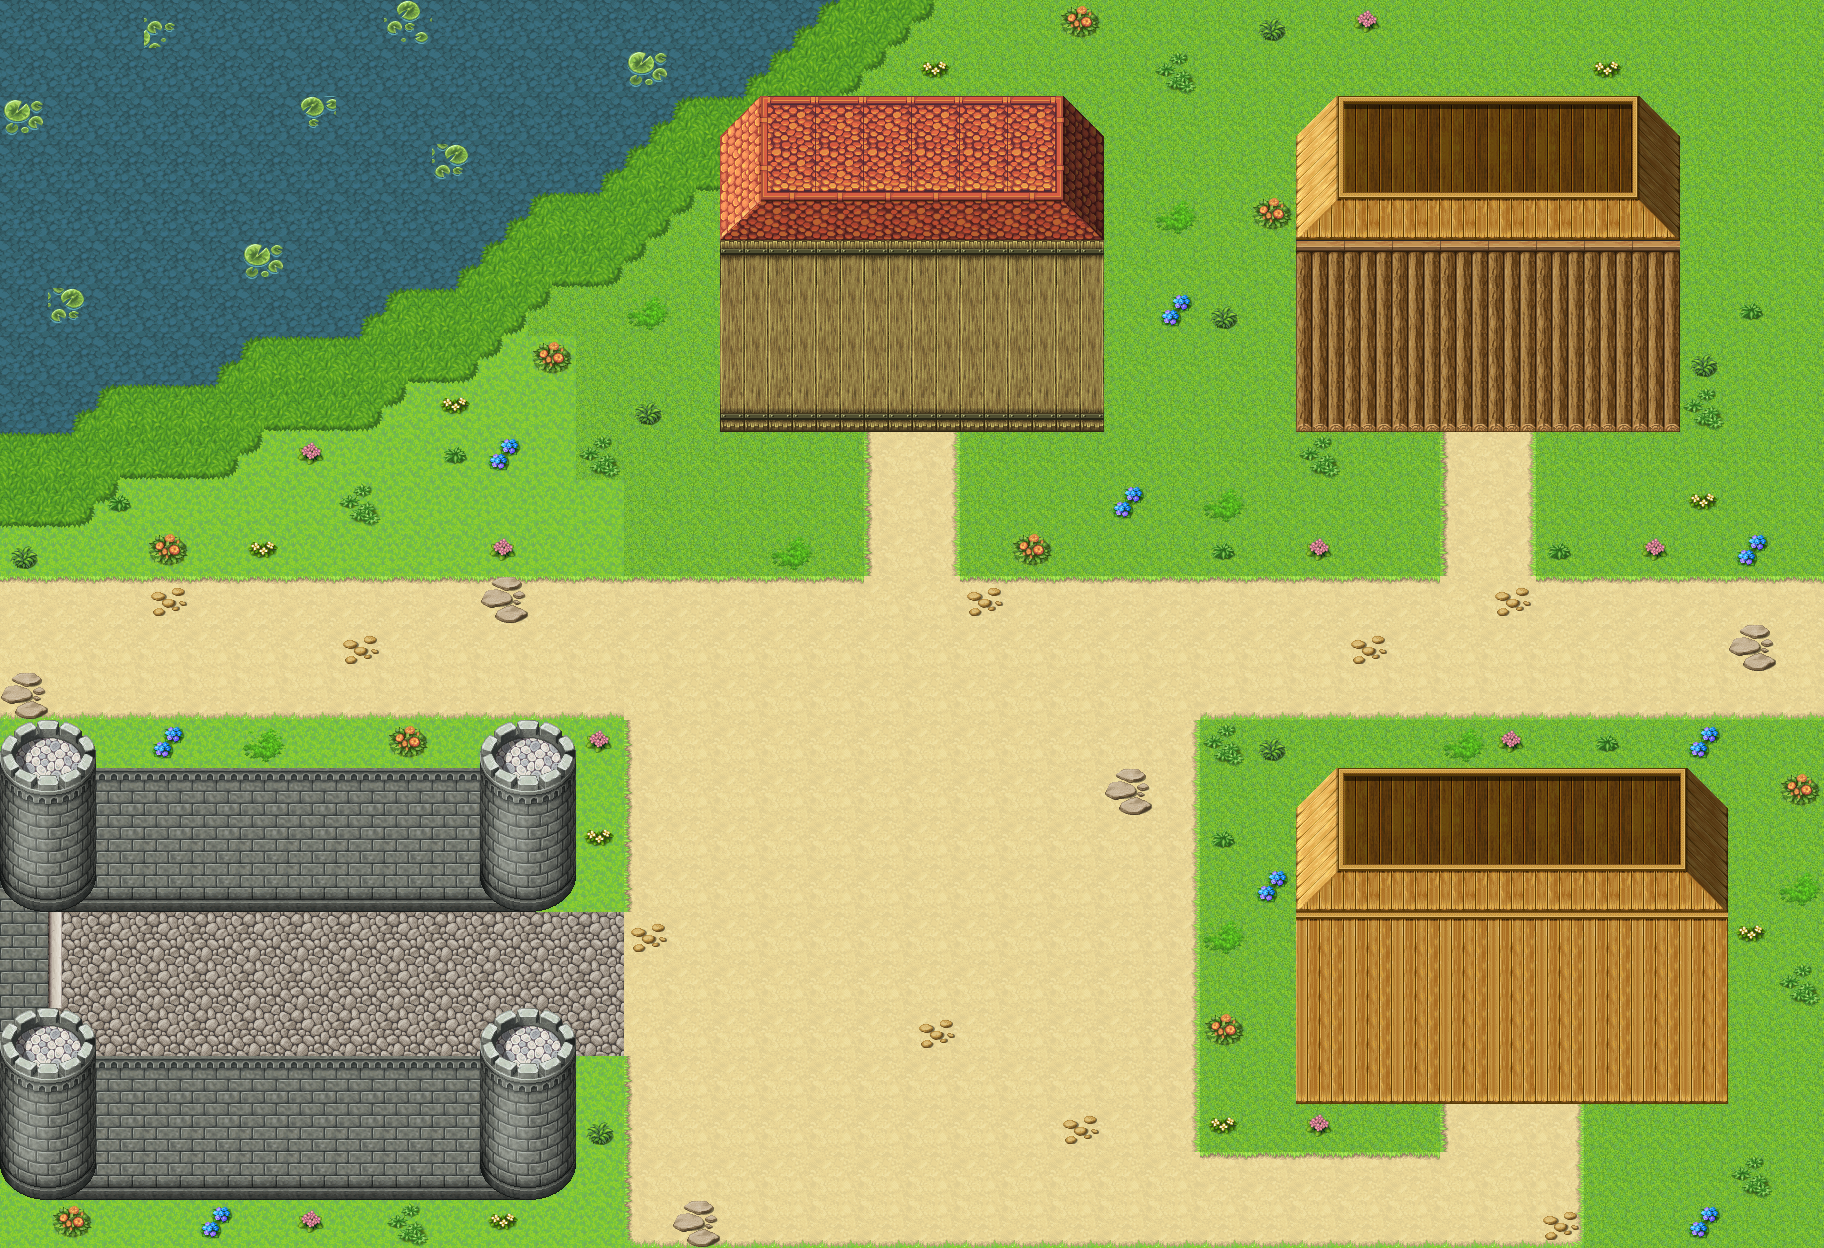

This is a level from a 2D game, rendered from its Tiled map with the project's own tilesets. A one-line summary and the map file follow, with tile-layer data summarised:
An orthogonal 38x26 tile map with 48x48 px tiles, 3 tile layers (background, decoration_v2, decoration), 9 tilesets and 319 objects (6x player_spawn, 5x level_trigger).

<map version="1.10" tiledversion="1.12.2" orientation="orthogonal" renderorder="right-down" width="38" height="26" tilewidth="48" tileheight="48" infinite="0" nextlayerid="9" nextobjectid="508">
 <properties>
  <property name="level_type" value="outdoor" />
 </properties>
 <tileset firstgid="1" source="tilesets/Outside_A5.tsx" />
 <tileset firstgid="129" source="tilesets/Outside_A1.tsx" />
 <tileset firstgid="353" source="tilesets/Outside_A2.tsx" />
 <tileset firstgid="577" source="tilesets/Outside_A3.tsx" />
 <tileset firstgid="769" source="tilesets/Outside_C.tsx" />
 <tileset firstgid="1025" source="tilesets/Outside_A4.tsx" />
 <tileset firstgid="1297" source="tilesets/Inside_C.tsx" />
 <tileset firstgid="1569" source="tilesets/Outside_B.tsx" />
 <tileset firstgid="1825" source="tilesets/Inside_B.tsx" />
 <layer id="1" name="background" width="38" height="26">
  <data>[988 cells, 988 non-empty, 24 distinct tile ids]</data>
 </layer>
 <layer id="7" name="decoration_v2" width="38" height="26">
  <data>[988 cells, 57 non-empty, 10 distinct tile ids]</data>
 </layer>
 <layer id="2" name="decoration" width="38" height="26">
  <data>[988 cells, 198 non-empty, 42 distinct tile ids]</data>
 </layer>
 <objectgroup id="6" name="collision">
  <object id="264" x="0" y="1248" width="1824" height="48" />
  <object id="265" x="1824" y="768" width="48" height="480" />
  <object id="266" x="1824" y="0" width="48" height="528" />
  <object id="268" x="0" y="-48" width="1824" height="48" />
  <object id="269" x="-48" y="0" width="48" height="528" />
  <object id="270" x="-48" y="768" width="48" height="480" />
  <object id="271" x="720" y="132" width="168" height="300" />
  <object id="272" x="888" y="132" width="48" height="300" />
  <object id="273" x="936" y="132" width="168" height="300" />
  <object id="274" x="732" y="120" width="360" height="12" />
  <object id="279" x="1296" y="132" width="168" height="300" />
  <object id="280" x="1464" y="132" width="48" height="216" />
  <object id="281" x="1512" y="132" width="168" height="300" />
  <object id="282" x="1308" y="120" width="360" height="12" />
  <object id="286" x="1296" y="804" width="192" height="300" />
  <object id="287" x="1488" y="804" width="48" height="216" />
  <object id="288" x="1536" y="804" width="192" height="300" />
  <object id="289" x="1308" y="792" width="408" height="12" />
  <object id="294" x="1788" y="456" width="24" height="24" />
  <object id="295" x="1776" y="0" width="48" height="456" />
  <object id="297" x="1740" y="264" width="24" height="24" />
  <object id="298" x="1728" y="0" width="48" height="264" />
  <object id="299" x="1692" y="120" width="24" height="24" />
  <object id="300" x="1680" y="0" width="48" height="120" />
  <object id="301" x="1596" y="24" width="24" height="24" />
  <object id="302" x="1644" y="24" width="24" height="24" />
  <object id="303" x="1584" y="0" width="96" height="24" />
  <object id="304" x="48" y="1056" width="456" height="144" />
  <object id="305" x="24" y="1176" width="24" height="24" />
  <object id="306" x="0" y="1164" width="24" height="24" />
  <object id="307" x="-24" y="912" width="84" height="144" />
  <object id="310" x="504" y="1104" width="24" height="96" />
  <object id="311" x="528" y="1104" width="24" height="96" />
  <object id="313" x="552" y="1044" width="24" height="144" />
  <object id="314" x="552" y="756" width="24" height="144" />
  <object id="315" x="504" y="756" width="48" height="108" />
  <object id="316" x="480" y="756" width="24" height="156" />
  <object id="317" x="0" y="768" width="480" height="144" />
  <object id="319" x="0" y="756" width="96" height="12" />
  <object id="320" x="60" y="1020" width="12" height="36" />
  <object id="321" x="72" y="1044" width="24" height="12" />
  <object id="322" x="72" y="1032" width="12" height="12" />
  <object id="323" x="492" y="1032" width="12" height="24" />
  <object id="324" x="480" y="1044" width="12" height="12" />
  <object id="325" x="567" y="1216" width="42" height="18" />
  <object id="326" x="572" y="1208" width="35" height="8" />
  <object id="327" x="1416" y="1099" width="7" height="29" />
  <object id="328" x="1457" y="1099" width="7" height="29" />
  <object id="329" x="1423" y="1099" width="34" height="19" />
  <object id="330" x="1560" y="1099" width="7" height="29" />
  <object id="331" x="1601" y="1099" width="7" height="29" />
  <object id="332" x="1567" y="1099" width="34" height="19" />
  <object id="333" x="576" y="1051" width="7" height="29" />
  <object id="334" x="617" y="1051" width="7" height="29" />
  <object id="335" x="583" y="1051" width="34" height="19" />
  <object id="336" x="576" y="895" width="7" height="29" />
  <object id="337" x="617" y="895" width="7" height="29" />
  <object id="338" x="583" y="895" width="34" height="19" />
  <object id="339" x="936" y="427" width="7" height="29" />
  <object id="340" x="977" y="427" width="7" height="29" />
  <object id="341" x="943" y="427" width="34" height="19" />
  <object id="342" x="1635" y="1158" width="16" height="15" />
  <object id="343" x="1643" y="1150" width="15" height="16" />
  <object id="344" x="1650" y="1142" width="16" height="18" />
  <object id="345" x="1659" y="1136" width="14" height="15" />
  <object id="346" x="1662" y="1152" width="15" height="6" />
  <object id="347" x="1708" y="1093" width="40" height="23" />
  <object id="348" x="1623" y="486" width="16" height="15" />
  <object id="349" x="1631" y="478" width="15" height="16" />
  <object id="350" x="1638" y="470" width="16" height="18" />
  <object id="351" x="1647" y="464" width="14" height="15" />
  <object id="352" x="1650" y="480" width="15" height="6" />
  <object id="353" x="1145" y="385" width="36" height="12" />
  <object id="354" x="1494" y="49" width="36" height="12" />
  <object id="355" x="654" y="493" width="36" height="12" />
  <object id="356" x="836" y="574" width="8" height="25" />
  <object id="357" x="822" y="577" width="34" height="11" />
  <object id="359" x="822" y="577" width="36" height="11" />
  <object id="360" x="1779" y="501" width="42" height="24" />
  <object id="361" x="1731" y="309" width="42" height="24" />
  <object id="362" x="1683" y="165" width="42" height="24" />
  <object id="363" x="1539" y="21" width="42" height="24" />
  <object id="376" x="0" y="396" width="72" height="48" />
  <object id="377" x="96" y="360" width="24" height="48" />
  <object id="486" x="72" y="384" width="24" height="48" />
  <object id="487" x="120" y="348" width="96" height="48" />
  <object id="488" x="216" y="336" width="24" height="48" />
  <object id="489" x="240" y="312" width="24" height="48" />
  <object id="490" x="264" y="300" width="96" height="48" />
  <object id="491" x="360" y="288" width="24" height="48" />
  <object id="492" x="384" y="264" width="24" height="48" />
  <object id="493" x="408" y="252" width="48" height="48" />
  <object id="494" x="456" y="240" width="24" height="48" />
  <object id="495" x="480" y="216" width="24" height="48" />
  <object id="496" x="504" y="192" width="24" height="48" />
  <object id="497" x="528" y="168" width="24" height="48" />
  <object id="498" x="552" y="156" width="48" height="48" />
  <object id="499" x="600" y="144" width="24" height="48" />
  <object id="500" x="624" y="120" width="24" height="48" />
  <object id="501" x="648" y="96" width="24" height="48" />
  <object id="502" x="672" y="72" width="24" height="48" />
  <object id="503" x="696" y="60" width="48" height="48" />
  <object id="504" x="744" y="48" width="24" height="48" />
  </objectgroup>
 <objectgroup id="5" name="triggers">
  <!-- 213 objects omitted --></objectgroup>
 <objectgroup id="3" name="renderables">
  <!-- 202 objects omitted --></objectgroup>
 <objectgroup id="8" name="lights">
  <!-- 99 objects omitted --></objectgroup>
</map>
<!-- 216 of 319 objects omitted -->
